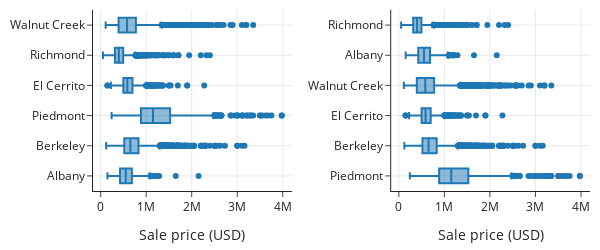

Notebook code cell kept with this figure:
### Markdown cell above
As another example, the following two sets of box plots each compare the distribution of sale price for houses in different cities in the San Francisco East Bay area:

### Code cell
cities = ['Richmond', 'El Cerrito', 'Albany', 'Berkeley',
          'Walnut Creek', 'Lamorinda', 'Piedmont']

sfh_cities = sfh.query('city in @cities')

meds = (sfh_cities.groupby('city')
 ['price']
 .transform('median')
)
by_medians = (sfh_cities.assign(med=meds)
 .sort_values('med', ascending=False)
)

f1 = px.box(sfh_cities, x='price', y='city', log_x=True)
f2 = px.box(by_medians, x='price', y='city', log_x=True)
fig = left_right(f1, f2, horizontal_spacing=0.2)
fig.update_xaxes(title_text='Sale price (USD)')
fig.update_layout(width=600, height=250)
fig

### Figure 1 — Plotly figure (JSON) as saved in the notebook; plotly's stock layout.template omitted (floating-point values rounded to 4 significant figures; data arrays with more than 128 entries replaced by an {"elided": "..."} marker saying what was removed)
{"data": [{"alignmentgroup": "True", "hovertemplate": "price=%{x}<br>city=%{y}<extra></extra>", "legendgroup": "", "marker": {"color": "#1F77B4"}, "name": "", "notched": false, "offsetgroup": "", "orientation": "h", "showlegend": false, "type": "box", "x": {"elided": "22939 int values"}, "x0": " ", "xaxis": "x", "y": {"elided": "22939 str values"}, "y0": " ", "yaxis": "y"}, {"alignmentgroup": "True", "hovertemplate": "price=%{x}<br>city=%{y}<extra></extra>", "legendgroup": "", "marker": {"color": "#1F77B4"}, "name": "", "notched": false, "offsetgroup": "", "orientation": "h", "showlegend": false, "type": "box", "x": {"elided": "22939 int values"}, "x0": " ", "xaxis": "x2", "y": {"elided": "22939 str values"}, "y0": " ", "yaxis": "y2"}], "layout": {"height": 250, "width": 600, "xaxis": {"anchor": "y", "autorange": true, "domain": [0, 0.4], "range": [-168300.0, 4198000.0], "title": {"text": "Sale price (USD)"}, "type": "linear"}, "xaxis2": {"anchor": "y2", "autorange": true, "domain": [0.6, 1], "range": [-168300.0, 4198000.0], "title": {"text": "Sale price (USD)"}, "type": "linear"}, "yaxis": {"anchor": "x", "autorange": true, "domain": [0, 1], "range": [-0.5, 5.5], "type": "category"}, "yaxis2": {"anchor": "x2", "autorange": true, "domain": [0, 1], "range": [-0.5, 5.5], "type": "category"}}}
